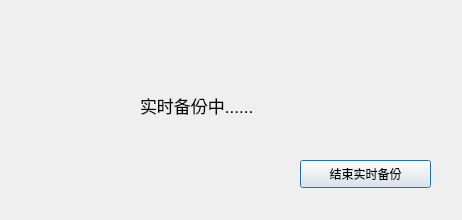
<?xml version="1.0" encoding="UTF-8"?>
<ui version="4.0">
 <class>Dialog_RealTime</class>
 <widget class="QDialog" name="Dialog_RealTime">
  <property name="geometry">
   <rect>
    <x>0</x>
    <y>0</y>
    <width>462</width>
    <height>220</height>
   </rect>
  </property>
  <property name="windowTitle">
   <string>Dialog</string>
  </property>
  <widget class="QLabel" name="label">
   <property name="geometry">
    <rect>
     <x>140</x>
     <y>90</y>
     <width>191</width>
     <height>31</height>
    </rect>
   </property>
   <property name="font">
    <font>
     <pointsize>13</pointsize>
    </font>
   </property>
   <property name="text">
    <string>实时备份中......</string>
   </property>
  </widget>
  <widget class="QPushButton" name="pushButton">
   <property name="geometry">
    <rect>
     <x>300</x>
     <y>160</y>
     <width>131</width>
     <height>28</height>
    </rect>
   </property>
   <property name="text">
    <string>结束实时备份</string>
   </property>
  </widget>
 </widget>
 <resources/>
 <connections/>
</ui>
